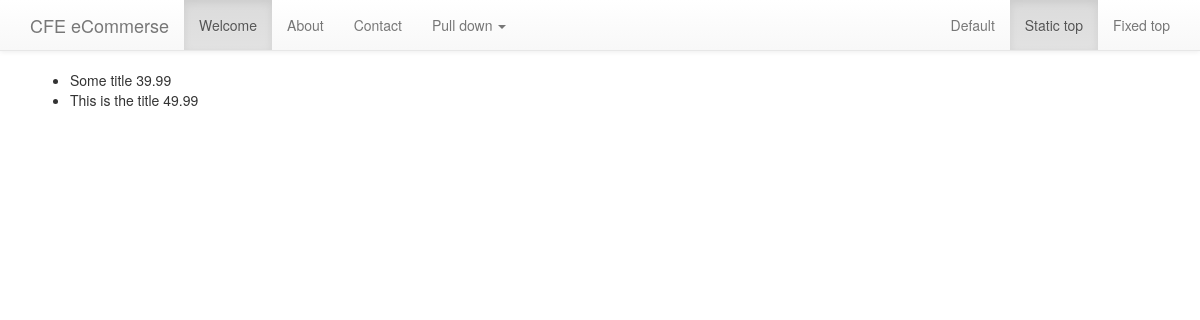
Before: /products/ with the older database file.
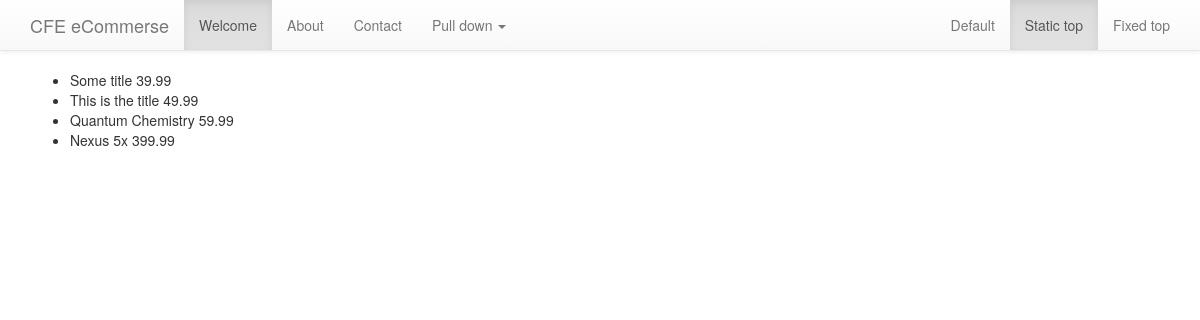
After: the same page with the newer database file.
### products/models.py (models this page shows, shortened)
class Product(models.Model):
    title = models.CharField(max_length=120)
    description = models.TextField(null=True, blank=True)
    price = models.DecimalField(decimal_places=2, max_digits=100, default=29.99)
    sale_price = models.DecimalField(decimal_places=2, max_digits=100, \
                                     null=True, blank=True)
    slug = models.SlugField(unique=True)
    timestamp = models.DateTimeField(auto_now_add=True, auto_now=False)
    updated = models.DateTimeField(auto_now_add=False, auto_now=True)
    active = models.BooleanField(default=True)
    class Meta:
        unique_together = ('title', 'slug')

### products/views.py (the view)
# urls.py: url(r'^products/$', 'products.views.all', name='products'),
def all(request):
    products = Product.objects.all()
    context = {"products": products}
    template = "products/all.html"
    return render(request, template, context)

### templates/products/all.html
{% extends 'base.html' %}
{% block content %}
<ul>
{% for product in products %}
<li> {{ product.title }} {{ product.price }} </li>
{% endfor %}
</ul>
{% endblock %}

Changed rows visible on the page:
added Product: title "Quantum Chemistry", price "59.99"
added Product: title "Nexus 5x", price "399.99"
